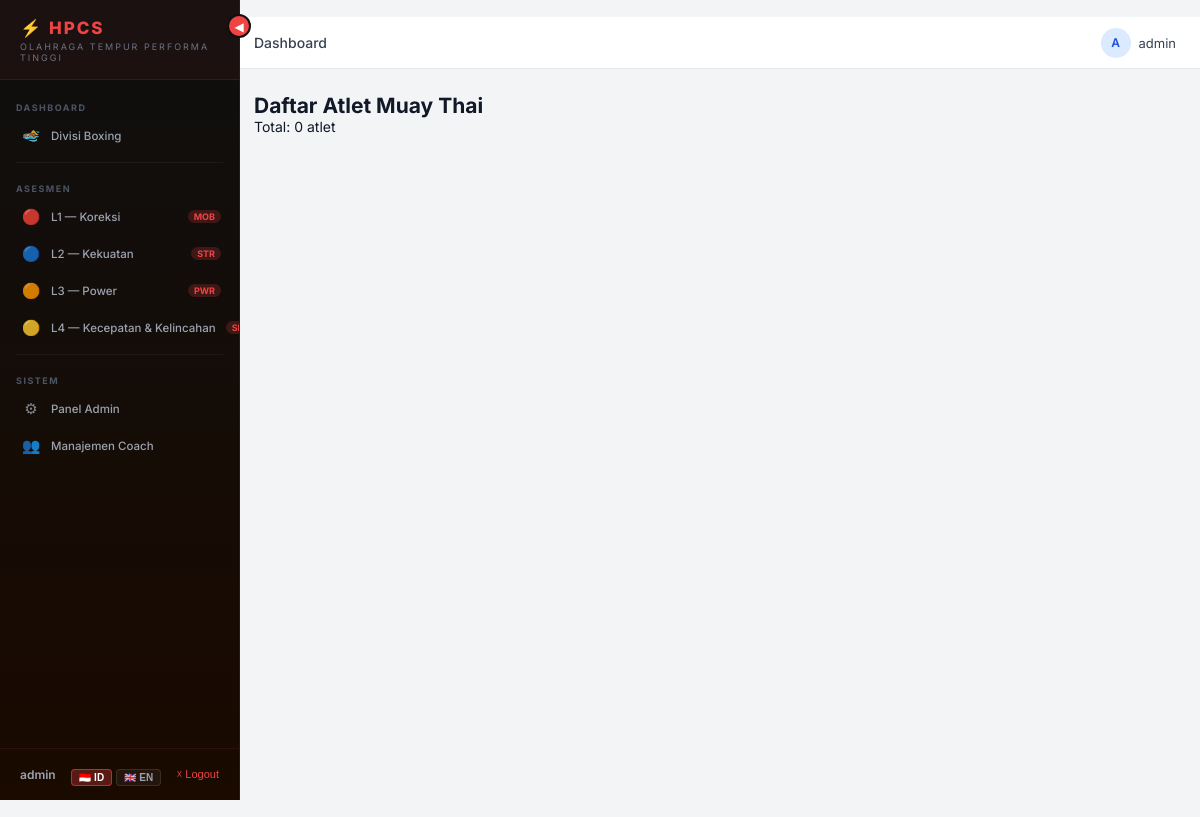
/combat/muaythai/daftar-atlet/ (signed in), run on an earlier commit of the app's database.
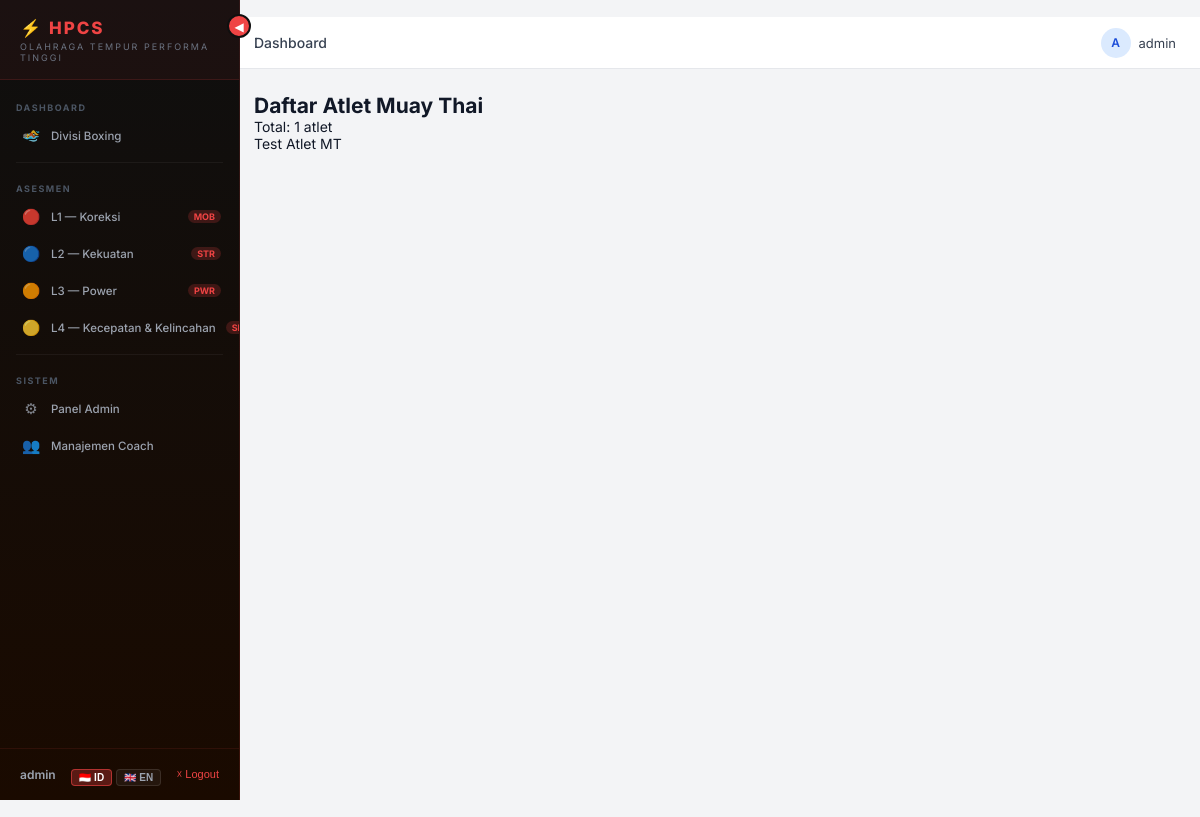
And on a later commit of the database.
### combat/models.py (models this page shows, shortened)
class Atlet(models.Model):
    nama_atlet    = models.CharField(max_length=100, verbose_name='Nama Atlet')
    kategori_umur = models.CharField(
        max_length=10, choices=KATEGORI_USIA_CHOICES,
        verbose_name='Kategori Usia'
    )
    gender        = models.CharField(
        max_length=10, choices=GENDER_CHOICES,
        verbose_name='Gender'
    )
    kelas_berat   = models.FloatField(
        verbose_name='Berat Badan (kg)',
        help_text='Berat dalam Kg'
    )
    tanggal_lahir = models.DateField(null=True, blank=True, verbose_name='Tanggal Lahir')
    tinggi_badan  = models.FloatField(null=True, blank=True, verbose_name='Tinggi Badan (cm)')
    cabang        = models.CharField(
        max_length=20, choices=CABANG_CHOICES,
        blank=True, verbose_name='Cabang Olahraga'
    )
    tahap_ltad    = models.CharField(
        max_length=20, choices=LTAD_CHOICES,
        blank=True, verbose_name='Tahap LTAD'
    )
    pelatih       = models.ForeignKey(
        User, on_delete=models.SET_NULL,
        null=True, blank=True,
        related_name='atlet_binaan',
        verbose_name='Pelatih'
    )
    dibuat_pada   = models.DateTimeField(auto_now_add=True)
    diupdate_pada = models.DateTimeField(auto_now=True)
    class Meta:
        verbose_name        = 'Atlet'
        verbose_name_plural = 'Atlet'
        ordering            = ['nama_atlet']

### muaythai/views.py (the view)
# urls.py: path('daftar-atlet/', views.DaftarAtletMuayThaiView.as_view(), name='daftar_atlet'),
class DaftarAtletMuayThaiView(LoginRequiredMixin, View):
    template_name = 'muaythai/daftar_atlet.html'
    def get(self, request):
        daftar_atlet = get_atlet_muaythai(request.user).order_by('nama_atlet')
        return render(request, self.template_name, {
            'daftar_atlet': daftar_atlet,
            'total_atlet':  daftar_atlet.count(),
        })

### muaythai/views.py (called while the page is built)
def get_atlet_muaythai(user):
    qs = Atlet.objects.filter(cabang='muaythai')
    if user.is_superuser or user.is_staff:
        return qs
    return qs.filter(pelatih=user)

### muaythai/templates/muaythai/daftar_atlet.html
﻿{% extends 'base.html' %}
{% block content %}
<h2>Daftar Atlet Muay Thai</h2>
<p>Total: {{ total_atlet }} atlet</p>
{% for atlet in daftar_atlet %}
<p>{{ atlet.nama_atlet }}</p>
{% endfor %}
{% endblock %}

What changed in the data, as far as the page shows it:
added Atlet: nama_atlet "Test Atlet MT"
Also different on the page:
{{ total_atlet }}: "0" → "1"
